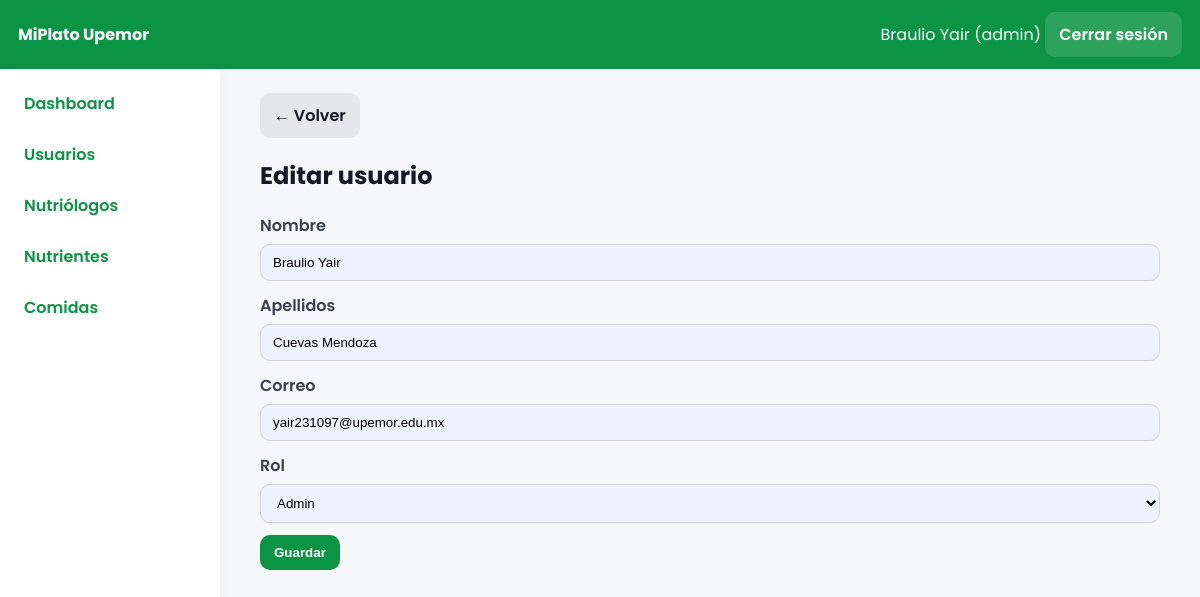
The page /index.php?controller=admin&action=usuarioForm&id=4 (signed in) on the database its author committed.
### tables this page shows
CREATE TABLE `usuarios` (
  `id` int(11) NOT NULL AUTO_INCREMENT,
  `nombre` varchar(100) NOT NULL,
  `apellidos` varchar(120) DEFAULT NULL,
  `correo` varchar(120) NOT NULL,
  `password` varchar(255) NOT NULL,
  `rol` enum('admin','nutriologo','estudiante') NOT NULL DEFAULT 'estudiante',
  `creado_en` timestamp NOT NULL DEFAULT current_timestamp(),
  PRIMARY KEY (`id`),
  UNIQUE KEY `correo` (`correo`)
);

### app/core/Controller.php (called while the page is built, shortened)
<?php
class Controller{
protected function view($file,$data=[]){$view=$file;extract($data);include __DIR__.'/../views/layout.php';}
protected function partial($file,$data=[]){extract($data);include __DIR__.'/../views/'.$file.'.php';}
}

### app/controllers/AdminController.php (called while the page is built, shortened)
<?php
require_once __DIR__.'/../models/User.php';require_once __DIR__.'/../models/Nutriente.php';require_once __DIR__.'/../models/Comida.php';require_once __DIR__.'/../models/EstudianteDetalle.php';
class AdminController extends Controller{
public function usuarioForm(){ $this->requireRole('admin'); $id=$_GET['id']??null;$u=$id?(new User())->find($id):null; $this->view('admin/usuarios/form',compact('u'));}
}

### app/core/Router.php (called while the page is built)
<?php
class Router{public static function dispatch(){$c=$_GET['controller']??'auth';$a=$_GET['action']??'login';$cn=ucfirst($c).'Controller';$f=__DIR__.'/../controllers/'.$cn.'.php';if(!file_exists($f)){http_response_code(404);echo'Controller not found';exit;}require_once $f; if(!class_exists($cn)){echo'Class not found';exit;} $o=new $cn(); if(!method_exists($o,$a)){echo'Action not found';exit;} $o->$a();}}

### index.php (called while the page is built, shortened)
<?php
require __DIR__.'/app/core/Controller.php';
require __DIR__.'/app/core/Model.php';
require __DIR__.'/app/core/Database.php';
require __DIR__.'/app/core/Router.php';
Router::dispatch();

### app/core/Database.php (called while the page is built)
<?php
class Database{private static $c=null;public static function getConnection(){if(self::$c===null){$dsn='mysql:host='.DB_HOST.';dbname='.DB_NAME.';charset=utf8mb4';self::$c=new PDO($dsn,DB_USER,DB_PASS,[PDO::ATTR_ERRMODE=>PDO::ERRMODE_EXCEPTION,PDO::ATTR_DEFAULT_FETCH_MODE=>PDO::FETCH_ASSOC]);}return self::$c;}}

### app/core/Model.php (called while the page is built)
<?php class Model{protected $db;function __construct(){ $this->db=Database::getConnection();}}

### app/models/User.php (called while the page is built, shortened)
<?php
class User extends Model{
public function find($id){$st=$this->db->prepare("SELECT * FROM usuarios WHERE id=?");$st->execute([$id]);return $st->fetch();}
}

### app/views/admin/usuarios/form.php (the view, shortened to what this page needs)
<a class='btn' href='index.php?controller=admin&action=usuarios'>← Volver</a><h2><?= isset($u)?'Editar':'Nuevo' ?> usuario</h2>
<form method='POST' action='index.php?controller=admin&action=usuarioSave' autocomplete='off'>
<label class='form-label'>Nombre</label><input class='form-control' name='nombre' value='<?= $u['nombre'] ?? '' ?>' required>
<label class='form-label'>Apellidos</label><input class='form-control' name='apellidos' value='<?= $u['apellidos'] ?? '' ?>' required>
<label class='form-label'>Correo</label><input class='form-control' type='email' name='correo' value='<?= $u['correo'] ?? '' ?>' required autocomplete='off'>
<label class='form-label'>Rol</label><select class='form-control' name='rol'><option value='admin' <?= (isset($u)&&$u['rol']=='admin')?'selected':'' ?>>Admin</option></select>
<button class='btn primary mt-12' type='submit'>Guardar</button></form>

### public/css/app.css (style rules this page uses)
* { box-sizing:border-box }
body { font-family:'Poppins',system-ui,Segoe UI,Roboto,Arial,sans-serif;background:#f5f7fa;margin:0;color:#111827 }
.form-label { display:block;text-align:left;margin:12px 0 6px;font-weight:600;color:#374151 }
.form-control { width:100%;border:1px solid #d1d5db;border-radius:10px;padding:10px 12px;background:#eef2ff }
.mt-12 { margin-top:12px }
.btn { display:inline-block;padding:10px 14px;border-radius:10px;border:0;background:#e5e7eb;text-decoration:none;color:#111827;font-weight:600 }
.btn.primary { background:#0b9444;color:#fff }

### rows shown on the page
usuarios: nombre "Braulio Yair", apellidos "Cuevas Mendoza", correo "yair231097@upemor.edu.mx", rol "Admin"

### other values the page prints
$_SESSION['user']['nombre'] "Braulio Yair"
$_SESSION['user']['rol'] "admin"
